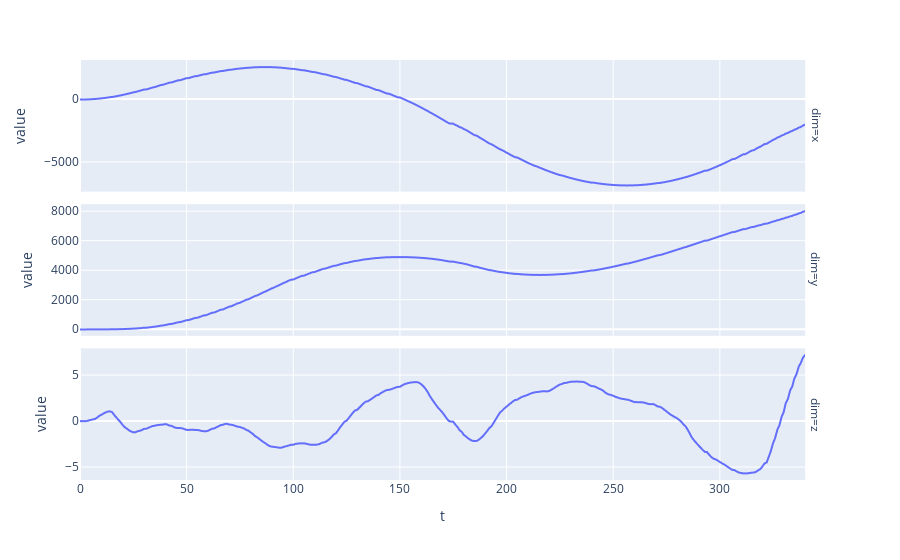

Here is the notebook cell this chart was saved with:
### Code cell
fig = ex.line(df.melt(['t'], ['x', 'y', 'z'], 'dim', 'value'), x='t', y='value', facet_row='dim')
fig.update_yaxes(matches=None)
fig

### Figure 1 — Plotly figure (JSON) as saved in the notebook; plotly's stock layout.template omitted (floating-point values rounded to 4 significant figures; data arrays with more than 128 entries replaced by an {"elided": "..."} marker saying what was removed)
{"data": [{"hovertemplate": "dim=x<br>t=%{x}<br>value=%{y}<extra></extra>", "legendgroup": "", "line": {"color": "#636efa", "dash": "solid"}, "marker": {"symbol": "circle"}, "mode": "lines", "name": "", "showlegend": false, "type": "scattergl", "x": {"elided": "341 int values"}, "xaxis": "x3", "y": {"elided": "341 float values"}, "yaxis": "y3"}, {"hovertemplate": "dim=y<br>t=%{x}<br>value=%{y}<extra></extra>", "legendgroup": "", "line": {"color": "#636efa", "dash": "solid"}, "marker": {"symbol": "circle"}, "mode": "lines", "name": "", "showlegend": false, "type": "scattergl", "x": {"elided": "341 int values"}, "xaxis": "x2", "y": {"elided": "341 float values"}, "yaxis": "y2"}, {"hovertemplate": "dim=z<br>t=%{x}<br>value=%{y}<extra></extra>", "legendgroup": "", "line": {"color": "#636efa", "dash": "solid"}, "marker": {"symbol": "circle"}, "mode": "lines", "name": "", "showlegend": false, "type": "scattergl", "x": {"elided": "341 int values"}, "xaxis": "x", "y": {"elided": "341 float values"}, "yaxis": "y"}], "layout": {"annotations": [{"font": {}, "showarrow": false, "text": "dim=z", "textangle": 90, "x": 0.98, "xanchor": "left", "xref": "paper", "y": 0.1567, "yanchor": "middle", "yref": "paper"}, {"font": {}, "showarrow": false, "text": "dim=y", "textangle": 90, "x": 0.98, "xanchor": "left", "xref": "paper", "y": 0.5, "yanchor": "middle", "yref": "paper"}, {"font": {}, "showarrow": false, "text": "dim=x", "textangle": 90, "x": 0.98, "xanchor": "left", "xref": "paper", "y": 0.8433, "yanchor": "middle", "yref": "paper"}], "autosize": true, "legend": {"tracegroupgap": 0}, "margin": {"t": 60}, "xaxis": {"anchor": "y", "autorange": true, "domain": [0, 0.98], "range": [0, 340], "title": {"text": "t"}, "type": "linear"}, "xaxis2": {"anchor": "y2", "autorange": true, "domain": [0, 0.98], "matches": "x", "range": [0, 340], "showticklabels": false, "type": "linear"}, "xaxis3": {"anchor": "y3", "autorange": true, "domain": [0, 0.98], "matches": "x", "range": [0, 340], "showticklabels": false, "type": "linear"}, "yaxis": {"anchor": "x", "autorange": true, "domain": [0, 0.3133], "range": [-6.413, 7.899], "title": {"text": "value"}, "type": "linear"}, "yaxis2": {"anchor": "x2", "autorange": true, "domain": [0.3433, 0.6567], "range": [-445.9, 8472.0], "title": {"text": "value"}, "type": "linear"}, "yaxis3": {"anchor": "x3", "autorange": true, "domain": [0.6867, 1.0], "range": [-7362.0, 3107.0], "title": {"text": "value"}, "type": "linear"}}}
